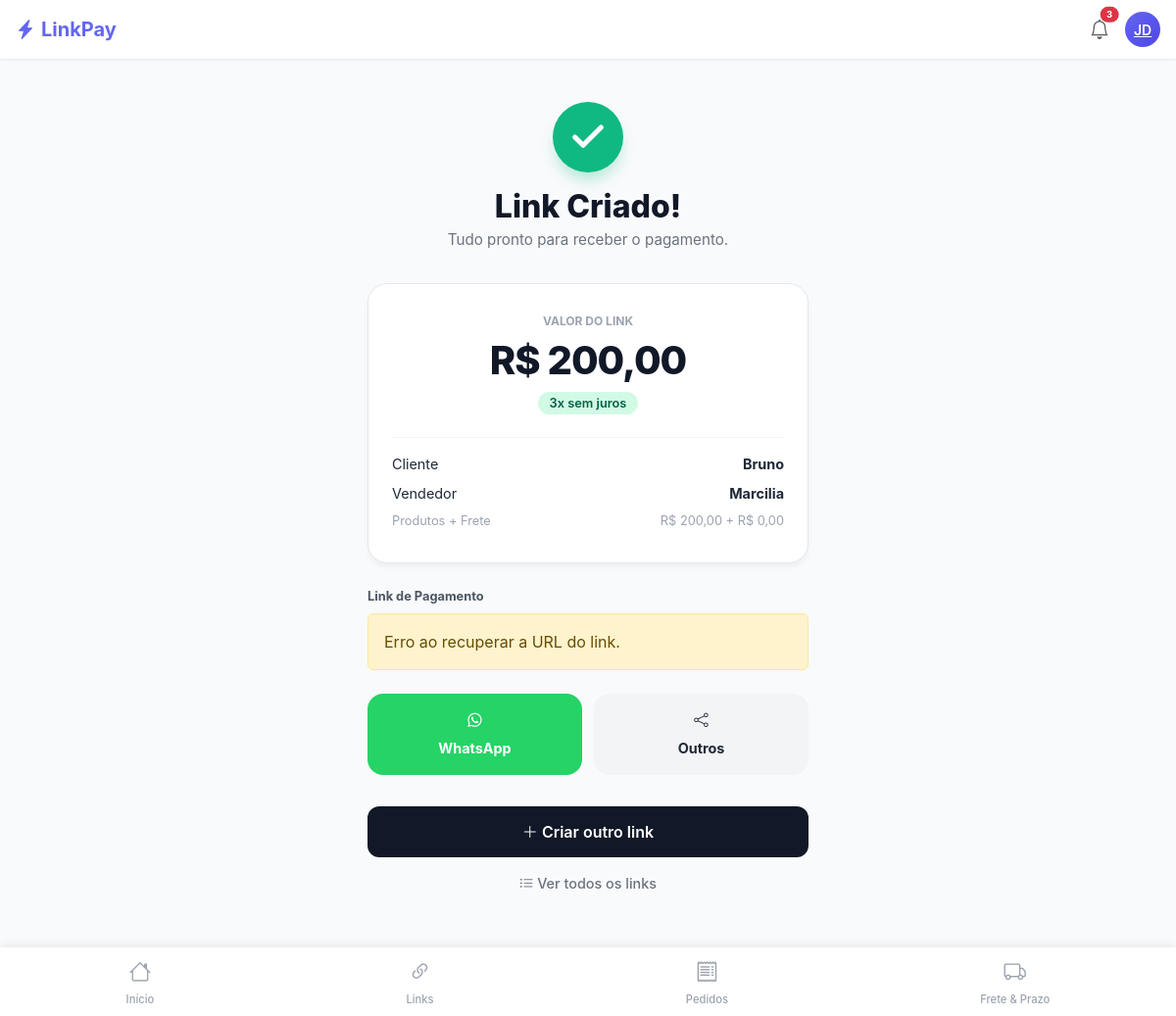
/orders/sucess/11/, run on the app's committed database.
### apps/orders/models.py (models this page shows, shortened)
class Order(BaseModel):
    name = models.CharField(max_length=255, verbose_name='Nome', help_text='Nome do pedido')
    value = models.DecimalField(max_digits=10, decimal_places=2, verbose_name='Valor', help_text='Valor do pedido')
    value_freight = models.DecimalField(max_digits=10, decimal_places=2, verbose_name='Valor do frete', help_text='Valor do frete')
    total = models.DecimalField(max_digits=10, decimal_places=2, verbose_name='Total', help_text='Total do pedido')
    status = models.CharField(max_length=255, choices=STATUS_CHOICES, verbose_name='Status', help_text='Status do pedido')
    installments = models.IntegerField(default=1, verbose_name='Parcelas', help_text='Parcelas do pedido')
    seller = models.ForeignKey(Seller, on_delete=models.CASCADE, verbose_name='Vendedor', help_text='Vendedor do pedido')
    class Meta:
        verbose_name = 'Pedido'
        verbose_name_plural = 'Pedidos'
        ordering = ['-created_at']
        db_table = 'orders'

### apps/sellers/models.py (models this page shows, shortened)
class Seller(BaseModel):
    name = models.CharField(max_length=255, verbose_name='Nome', help_text='Nome do vendedor')
    phone = models.CharField(max_length=255, verbose_name='Telefone', help_text='Telefone do vendedor')
    class Meta:
        verbose_name = 'Vendedor'
        verbose_name_plural = 'Vendedores'
        ordering = ['created_at']
        db_table = 'sellers'

### apps/orders/views.py (the view, shortened to what this page needs)
# urls.py: path('sucess/<int:pk>/', OrderSuccessView.as_view(), name='order-success'),
class OrderSuccessView(View):
    def get(self, request, pk):
        order = get_object_or_404(Order, pk=pk)
        payment_link = (
            order.payment_links
            .order_by('-created_at')
            .first()
        )
        payment = getattr(payment_link, 'payment', None)
        print("Pagamento não confirmado")
        return render(
            request,
            'orders/order_success.html',
            {
                'order': order,
                'payment_link': payment_link,
            }
        )

### apps/orders/templates/orders/order_success.html (shortened to what this page needs)
{% extends 'base.html' %}
{% block content %}
<div class="success-page">
    <div class="success-header">
        <div class="success-icon-lg">
            <svg width="40" height="40" viewBox="0 0 24 24" fill="none" stroke="currentColor" stroke-width="3" stroke-linecap="round" stroke-linejoin="round">
                <polyline points="20 6 9 17 4 12"></polyline>
            </svg>
        </div>
        <h2>Link Criado!</h2>
        <p>Tudo pronto para receber o pagamento.</p>
    </div>
    <div class="card-summary mb-4">
        <div class="valor-container">
            <span class="valor-label">Valor do Link</span>
            <div class="valor-destaque">R$ {{ order.total|floatformat:2 }}</div>
            {% if order.installments > 1 %}
                <span class="status-badge-success">
                    {{ order.installments }}x sem juros
                </span>
            {% else %}
                <span class="status-badge-neutral">Pagamento à vista</span>
            {% endif %}
        </div>
        <div class="detalhes-lista">
            <div class="detalhe-linha">
                <span>Cliente</span>
                <strong>{{ order.name|truncatechars:25 }}</strong>
            </div>
            <div class="detalhe-linha">
                <span>Vendedor</span>
                <strong>{{ order.seller.name|truncatechars:25 }}</strong>
            </div>
            <div class="detalhe-linha sub-info">
                <span>Produtos + Frete</span>
                <span>R$ {{ order.value }} + R$ {{ order.value_freight }}</span>
            </div>
        </div>
    </div>
    <div class="link-section mb-4">
        <label class="section-label">Link de Pagamento</label>
        {% if payment_link %}
            <div class="link-copy-wrapper">
                <input type="text" id="linkGerado" value="{{ payment_link.url_link }}" readonly>
                <button id="btnCopiar" title="Copiar Link">
                    <i class="bi bi-copy"></i>
                </button>
            </div>
            <div id="msgCopiado" class="copy-alert">
                <i class="bi bi-check-circle-fill"></i> Link copiado com sucesso!
            </div>
        {% else %}
            <div class="alert alert-warning">Erro ao recuperar a URL do link.</div>
        {% endif %}
    </div>
    <div class="acoes-grid">
        <button class="btn-share-action whatsapp" id="btnWhatsApp">
            <i class="bi bi-whatsapp"></i>
            WhatsApp
        </button>
        <button class="btn-share-action share" id="btnCompartilhar">
            <i class="bi bi-share"></i>
            Outros
        </button>
    </div>
    <div class="navigation-footer">
        <a href="{% url 'orders:order-create' %}" class="btn-new-order">
            <i class="bi bi-plus-lg"></i> Criar outro link
        </a>
        <a href="#" class="link-back-list">
            <i class="bi bi-list-ul"></i> Ver todos os links
        </a>
    </div>
</div>
{% endblock %}

### templates/base.html (style rules this page uses)
:root { --primary: #6366f1; --primary-dark: #4f46e5; --success: #10b981; --warning: #f59e0b; --danger: #ef4444; --gray-50: #f9fafb; --gray-100: #f3f4f6; --gray-200: #e5e7eb; --gray-400: #9ca3af; --gray-500: #6b7280; --gray-600: #4b5563; --gray-800: #1f2937; --gray-900: #111827; }
* { -webkit-tap-highlight-color: transparent; }
body { font-family: -apple-system, BlinkMacSystemFont, 'Segoe UI', Roboto, sans-serif; background-color: var(--gray-50); color: var(--gray-800); padding-top: 60px; padding-bottom: 80px; min-height: 100vh; }

### apps/orders/templates/orders/order_success.html (style rules this page uses)
.success-page { max-width: 480px; margin: 0 auto; padding: 20px 15px; }
.success-header { text-align: center; margin-bottom: 2rem; }
.success-icon-lg { width: 72px; height: 72px; background: #10b981; color: white; border-radius: 50%; display: flex; align-items: center; justify-content: center; margin: 0 auto 1rem; box-shadow: 0 10px 15px -3px rgba(16, 185, 129, 0.3); animation: bounceIn 0.5s cubic-bezier(0.68, -0.55, 0.265, 1.55); }
.success-header h2 { font-weight: 800; color: #111827; margin-bottom: 0.25rem; }
.success-header p { color: #6b7280; font-size: 0.95rem; }
.card-summary { background: white; border-radius: 20px; border: 1px solid #e5e7eb; padding: 1.5rem; box-shadow: 0 4px 6px -1px rgba(0,0,0,0.05); }
.valor-container { text-align: center; margin-bottom: 1.5rem; }
.valor-label { font-size: 0.75rem; font-weight: 700; color: #9ca3af; text-transform: uppercase; }
.valor-destaque { font-size: 2.5rem; font-weight: 800; color: #111827; letter-spacing: -1px; }
.status-badge-success { background: #d1fae5; color: #065f46; padding: 4px 12px; border-radius: 20px; font-size: 0.8rem; font-weight: 600; }
.detalhes-lista { border-top: 1px solid #f3f4f6; padding-top: 1rem; }
.detalhe-linha { display: flex; justify-content: space-between; font-size: 0.9rem; margin-bottom: 0.5rem; }
.sub-info { font-size: 0.8rem; color: #9ca3af; margin-top: 0.5rem; }
.section-label { font-size: 0.8rem; font-weight: 700; color: #4b5563; margin-bottom: 0.5rem; display: block; }
.acoes-grid { display: grid; grid-template-columns: 1fr 1fr; gap: 12px; }
.btn-share-action { display: flex; flex-direction: column; align-items: center; justify-content: center; gap: 8px; padding: 16px; border-radius: 16px; border: none; font-weight: 700; font-size: 0.9rem; cursor: pointer; transition: transform 0.1s, box-shadow 0.2s; }
.btn-share-action.whatsapp { background: #25D366; color: white; }
.btn-share-action.share { background: #f3f4f6; color: #1f2937; }
.navigation-footer { margin-top: 2rem; display: flex; flex-direction: column; gap: 1rem; text-align: center; }
.btn-new-order { background: #111827; color: white; padding: 14px; border-radius: 12px; text-decoration: none; font-weight: 600; display: block; }
.link-back-list { color: #6b7280; font-size: 0.9rem; text-decoration: none; font-weight: 500; }

### data on the page
Order: total "200,00", installments "3", name "Bruno", seller.name "Marcilia", value "200,00", value_freight "0,00"
